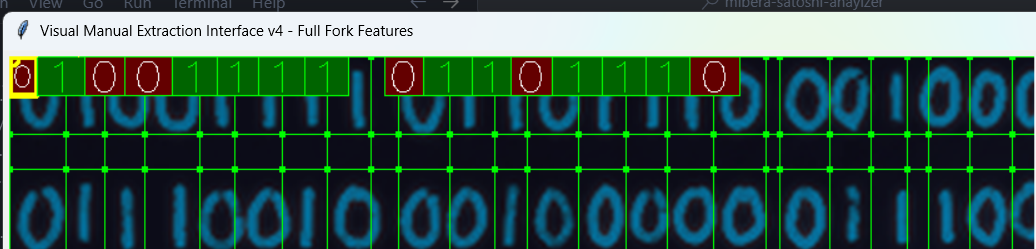
#> input picture attn-claude-alignment-issue.png, 1036 x 249 px
$ python extract.py ../../attn-claude-alignment-issue.png out   (older library calls are emulated)
#> lines starting #> are read from the running program, lines starting #| are printed output that depends on the picture; after the words box and inside, x2 and y2 are one past the last pixel; in counts of white or black regions, pixels touching at a corner belong together
### binary_extractor/extractor/pipeline.py
"""
Main pipeline orchestrator for binary extraction from Satoshi poster.

Low-level image alchemy pipeline with comprehensive configurable options:
- Color space de-mixing (Lab_b, HSV_S, RGB_inv, etc.)
- Background subtraction with Gaussian blur
- Multiple thresholding methods (Otsu, adaptive, Sauvola)
- Morphological cleaning with optional skeletonization
- Overlay detection and masking
- Grid detection with auto-correlation
- Template matching fallback for faint digits
"""
import cv2
import numpy as np
from pathlib import Path
from typing import List, Tuple, Dict, Any
import csv
import yaml
from skimage import filters
import mahotas

from .grid import detect_grid
from .classify import classify_cell_bits


def load_config(config_path: Path = None) -> Dict[str, Any]:
    """Load configuration from YAML file."""
    if config_path is None:
        config_path = Path(__file__).parent / "cfg.yaml"

    with open(config_path, 'r') as f:
        return yaml.safe_load(f)


def extract_channel(img: np.ndarray, color_space: str) -> np.ndarray:
    """
    Extract the specified channel from the image based on color space.

    Args:
        img: Input BGR image
        color_space: Channel specification (Lab_b, HSV_S, RGB_R, etc.)

    Returns:
        Single-channel image
    """
    # RGB channels
    if color_space == 'RGB_R':
        rgb = cv2.cvtColor(img, cv2.COLOR_BGR2RGB)
        return rgb[:, :, 0]  # Red channel
    elif color_space == 'RGB_G':
        rgb = cv2.cvtColor(img, cv2.COLOR_BGR2RGB)
        return rgb[:, :, 1]  # Green channel
    elif color_space == 'RGB_B':
        rgb = cv2.cvtColor(img, cv2.COLOR_BGR2RGB)
        return rgb[:, :, 2]  # Blue channel

    # HSV channels
    elif color_space == 'HSV_H':
        hsv = cv2.cvtColor(img, cv2.COLOR_BGR2HSV)
        return hsv[:, :, 0]  # Hue channel
    elif color_space == 'HSV_S':
        hsv = cv2.cvtColor(img, cv2.COLOR_BGR2HSV)
        return hsv[:, :, 1]  # Saturation channel
    elif color_space == 'HSV_V':
        hsv = cv2.cvtColor(img, cv2.COLOR_BGR2HSV)
        return hsv[:, :, 2]  # Value channel

    # LAB channels
    elif color_space == 'LAB_L':
        lab = cv2.cvtColor(img, cv2.COLOR_BGR2Lab)
        return lab[:, :, 0]  # L channel (lightness)
    elif color_space == 'LAB_A':
        lab = cv2.cvtColor(img, cv2.COLOR_BGR2Lab)
        return lab[:, :, 1]  # A channel (green-red)
    elif color_space == 'LAB_B':
        lab = cv2.cvtColor(img, cv2.COLOR_BGR2Lab)
        return lab[:, :, 2]  # B channel (blue-yellow)

    # YUV channels
    elif color_space == 'YUV_Y':
        yuv = cv2.cvtColor(img, cv2.COLOR_BGR2YUV)
        return yuv[:, :, 0]  # Y channel (luminance)
    elif color_space == 'YUV_U':
        yuv = cv2.cvtColor(img, cv2.COLOR_BGR2YUV)
        return yuv[:, :, 1]  # U channel
    elif color_space == 'YUV_V':
        yuv = cv2.cvtColor(img, cv2.COLOR_BGR2YUV)
        return yuv[:, :, 2]  # V channel

    # HLS channels
    elif color_space == 'HLS_H':
        hls = cv2.cvtColor(img, cv2.COLOR_BGR2HLS)
        return hls[:, :, 0]  # Hue channel
    elif color_space == 'HLS_L':
        hls = cv2.cvtColor(img, cv2.COLOR_BGR2HLS)
        return hls[:, :, 1]  # Lightness channel
    elif color_space == 'HLS_S':
        hls = cv2.cvtColor(img, cv2.COLOR_BGR2HLS)
        return hls[:, :, 2]  # Saturation channel

    # Legacy support
    elif color_space == 'Lab_b':
        lab = cv2.cvtColor(img, cv2.COLOR_BGR2Lab)
        return lab[:, :, 2]  # b channel (blue-yellow)
    elif color_space == 'RGB_inv':
        rgb = cv2.cvtColor(img, cv2.COLOR_BGR2RGB)
        return 255 - rgb[:, :, 1]  # inverted green channel
    elif color_space == 'HSV_S_inv':
        hsv = cv2.cvtColor(img, cv2.COLOR_BGR2HSV)
        return 255 - hsv[:, :, 1]  # inverted saturation
    elif color_space == 'Lab_b_inv':
        lab = cv2.cvtColor(img, cv2.COLOR_BGR2Lab)
        return 255 - lab[:, :, 2]  # inverted b channel
    else:
        raise ValueError(f"Unknown color space: {color_space}")


def apply_threshold(channel: np.ndarray, cfg: Dict[str, Any]) -> np.ndarray:
    """
    Apply thresholding based on configuration.

    Args:
        channel: Single-channel image
        cfg: Configuration dictionary

    Returns:
        Binary image (0/255)
    """
    method = cfg['threshold']['method']
    adaptive_block_size = cfg.get('adaptive_block_size', 35)  # Configurable block size
    if method == 'otsu':
        _, bw = cv2.threshold(channel, 0, 255, cv2.THRESH_BINARY + cv2.THRESH_OTSU)
    elif method == 'adaptive':
        bw = cv2.adaptiveThreshold(
            channel, 255, cv2.ADAPTIVE_THRESH_GAUSSIAN_C,
            cv2.THRESH_BINARY, adaptive_block_size, cfg['threshold']['adaptive_C'])
    elif method == 'sauvola':
        bw = filters.threshold_sauvola(
            channel, window_size=cfg['threshold']['sauvola_window_size'],
            k=cfg['threshold']['sauvola_k'])
        bw = (channel > bw).astype(np.uint8) * 255
    else:
        raise ValueError(f"Unknown threshold method: {method}")

    return bw


def create_overlay_mask(img: np.ndarray, cfg: Dict[str, Any]) -> np.ndarray:
    """
    Create mask for silver overlay (ladder/caduceus).

    Args:
        img: Original BGR image
        cfg: Configuration dictionary

    Returns:
        Binary mask where True = overlay
    """
    hsv = cv2.cvtColor(img, cv2.COLOR_BGR2HSV)
    saturation = hsv[:, :, 1]
    value = hsv[:, :, 2]

    # Silver overlay: low saturation, high value
    overlay_mask = (saturation < cfg['overlay']['saturation_threshold']) & \
                   (value > cfg['overlay']['value_threshold'])

    # Dilate to prevent cyan leakage through edges
    if cfg['overlay']['dilate_pixels'] > 0:
        kernel = cv2.getStructuringElement(cv2.MORPH_RECT,
                                         (cfg['overlay']['dilate_pixels'], cfg['overlay']['dilate_pixels']))
        overlay_mask = cv2.dilate(overlay_mask.astype(np.uint8), kernel, iterations=1)

    return overlay_mask.astype(np.uint8) * 255


def save_debug_artifacts(img: np.ndarray, bw: np.ndarray, overlay_mask: np.ndarray,
                        channel: np.ndarray, hi: np.ndarray, out_dir: Path, cfg: Dict[str, Any]):
    """Save debug artifacts for analysis."""
    if not cfg.get('save_debug', True):
        return

    # Save binary mask
    cv2.imwrite(str(out_dir / 'bw_mask.png'), bw)

    # Save overlay mask
    cv2.imwrite(str(out_dir / 'silver_mask.png'), overlay_mask)

    # Save channel and background-subtracted
    cv2.imwrite(str(out_dir / 'cyan_channel.png'), channel)
    cv2.imwrite(str(out_dir / 'gaussian_subtracted.png'), hi)


# [7 lines left out: function save_csv, not called in this run]


def run(image_path: Path, out_dir: Path, cfg: dict = None):
    """
    Main pipeline execution with low-level image alchemy.
    """
    print(f"[PIPELINE] Starting run() with image_path={image_path}, out_dir={out_dir}")
    try:
        if cfg is None:
            cfg = load_config()
        print(f"[PIPELINE] Loaded config: {cfg}")
        # Ensure output directory exists
        out_dir.mkdir(parents=True, exist_ok=True)
        print(f"[PIPELINE] Output directory ensured: {out_dir}")
        # Load image
        img = cv2.imread(str(image_path))
#> img is the input picture: shape (249, 1036, 3); mean B, G, R 79.3, 87.3, 57.6
        if img is None:
            raise ValueError(f"Could not load image: {image_path}")
        print(f"[PIPELINE] Image loaded: shape={img.shape}")
#| [PIPELINE] Image loaded: shape=(249, 1036, 3)
        # Step 1: Color de-mix
        channel = extract_channel(img, cfg['use_color_space'])
#> in extract_channel, `return hsv[:, :, 1]`:
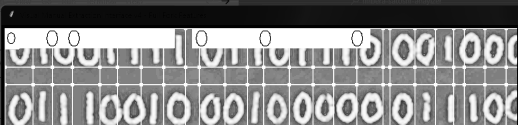
#> returned value: shape (249, 1036) (shown at 1/2 size); min 0, max 255, mean 135.1
        print(f"[PIPELINE] Channel extracted: {cfg['use_color_space']}")
        # Step 2: Background subtraction
        hi = cv2.subtract(channel, cv2.GaussianBlur(channel, (0, 0), cfg['blur_sigma']))
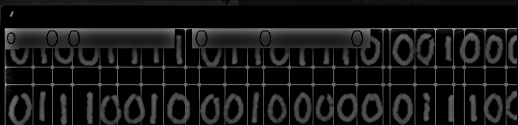
#> hi: shape (249, 1036) (shown at 1/2 size); min 0, max 169, mean 22.1
        print(f"[PIPELINE] Background subtraction done")
        # Step 3: Thresholding
        bw = apply_threshold(hi, cfg)
#> in apply_threshold, `bw = cv2.adaptiveThreshold( channel, 255, cv2.ADAPTIVE_THRESH_GAUSSIAN..`:
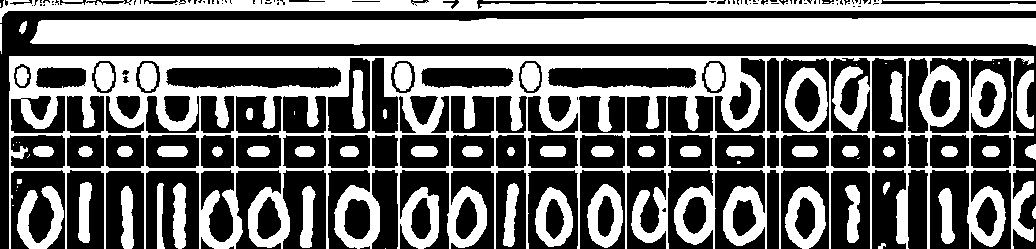
#> bw: shape (249, 1036); 42.5% white; 84 white regions (26 under 20 px), largest, box (x1, y1, x2, y2) and area: (9, 56, 1034, 249) 55428, (30, 18, 1036, 46) 25031, (0, 0, 1036, 23) 9095
        print(f"[PIPELINE] Thresholding done")
        # Step 4: Morphology
        kernel = cv2.getStructuringElement(cv2.MORPH_RECT, (cfg['morph_k'], cfg['morph_k']))
        morph_open_iterations = cfg.get('morph_open_iterations', 1)
        bw = cv2.morphologyEx(bw, cv2.MORPH_OPEN, kernel, iterations=morph_open_iterations)
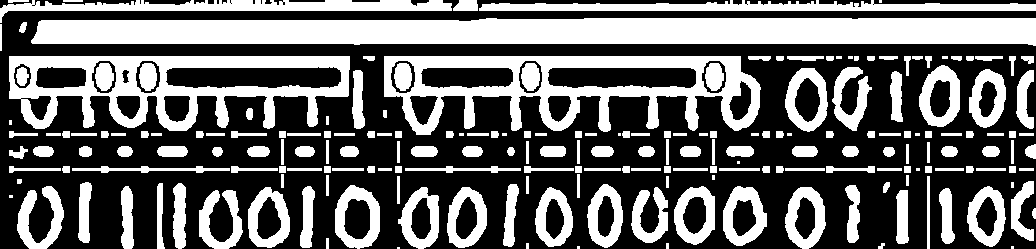
#> bw: shape (249, 1036); 39.5% white; 208 white regions (20 under 20 px), largest, box (x1, y1, x2, y2) and area: (31, 18, 1036, 46) 25029, (384, 56, 761, 135) 12234, (9, 56, 350, 131) 11182
        bw = cv2.morphologyEx(bw, cv2.MORPH_CLOSE, kernel, iterations=cfg['morph_iterations'])
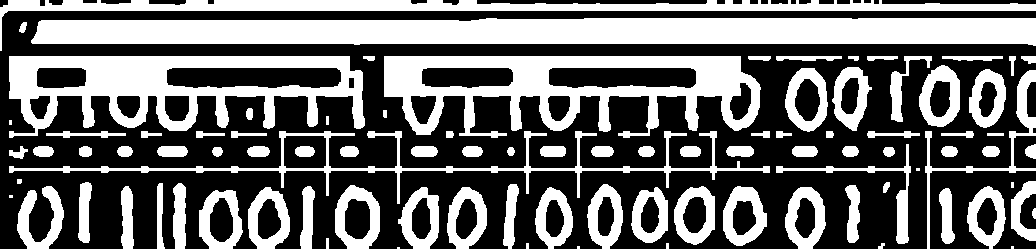
#> bw: shape (249, 1036); 40.8% white; 94 white regions (9 under 20 px), largest, box (x1, y1, x2, y2) and area: (31, 18, 1036, 46) 25029, (384, 56, 761, 138) 14538, (9, 56, 365, 138) 13678
        print(f"[PIPELINE] Morphology done")
        # Optional skeletonization
        if cfg.get('use_mahotas_thin', False):
            bw = mahotas.thin(bw)
            print(f"[PIPELINE] Skeletonization done")
        # Step 5: Overlay mask
        overlay_mask = create_overlay_mask(img, cfg)
#> (the rest of the program and of its run is left out)
